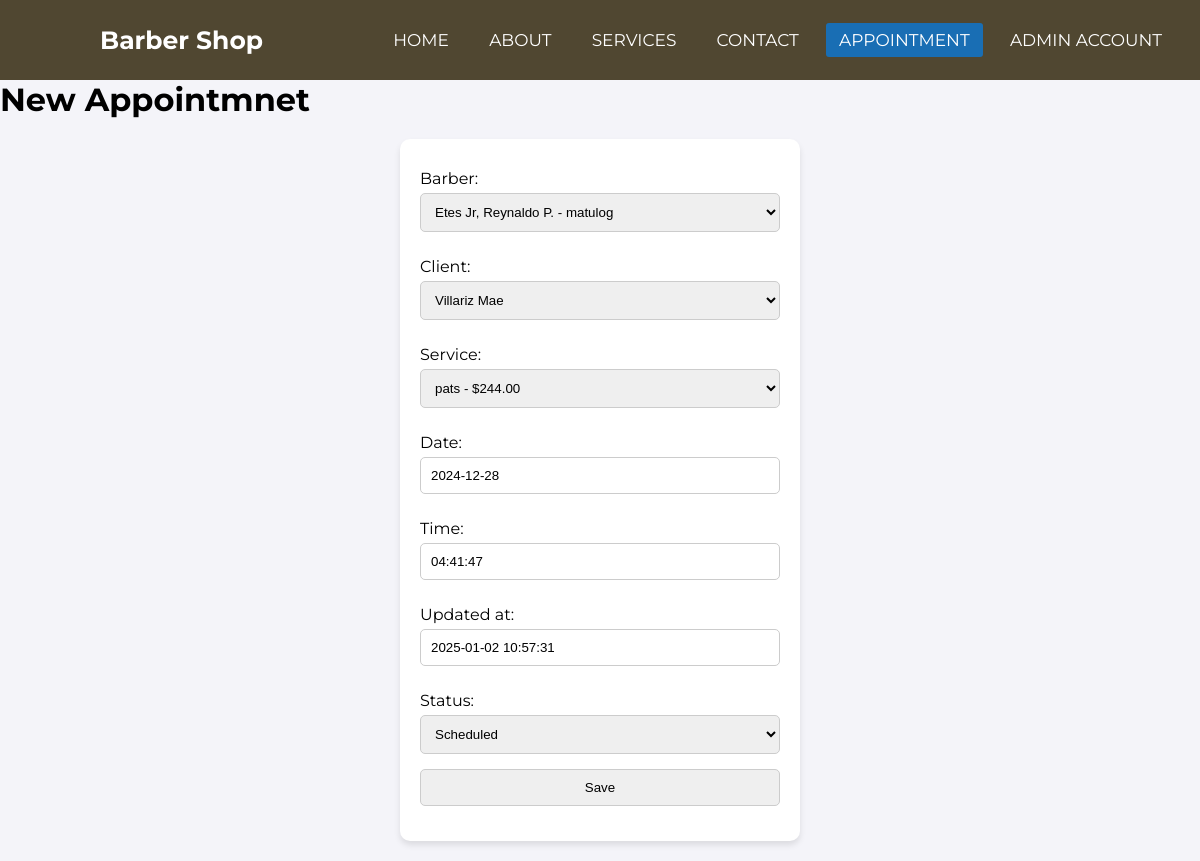
/appointment/2/edit, run on the app's committed database.
### app/models.py (models this page shows, shortened)
class Appointment(models.Model):
    barber = models.ForeignKey(Barber, on_delete=models.CASCADE, related_name="appointments")
    client = models.ForeignKey(Client, on_delete=models.CASCADE, related_name="appointments")
    service = models.ForeignKey(Service, on_delete=models.CASCADE, related_name="appointments")
    date = models.DateField()
    time = models.TimeField()
    created_at = models.DateTimeField(default=timezone.now)
    updated_at = models.DateTimeField(default=timezone.now)
    status = models.CharField(max_length=20, choices=[
        ('scheduled', 'Scheduled'),
        ('completed', 'Completed'),
        ('canceled', 'Canceled')
    ], default='scheduled')
    notes = models.TextField(blank=True, null=True)

### app/views.py (the view)
# urls.py: path('appointment/<int:pk>/edit', AppointmentUpdateView.as_view(), name='appointment_update'),
class AppointmentUpdateView(UpdateView):
    model = Appointment
    fields = ['barber', 'client', 'service', 'date', 'time', 'updated_at', 'status']
    exclude = ['created_at']
    template_name = 'app/appointment_update.html'

### app/models.py (called while the page is built)
    def __str__(self):
        return f"{self.name} - {self.specialty if self.specialty else 'General Barber'}"

    def __str__(self):
        return f"{self.firstname} "  f"{self.lastname}"

    def __str__(self):
        return f"{self.name} - ${self.price}"

### app/Templates/app/appointment_update.html (shortened to what this page needs)
{% extends 'app/base.html' %}
{% load static %}
{% block content %}
    <h1> New Appointmnet</h1>
    <form action="{% url 'appointment_update' appointment.pk %}" method="post">
        {{form.as_p}}
        <input type="submit" value="Save">
    </form>
{% endblock content %}

### static/css/base.css (style rules this page uses)
body { margin: 0; font-family: Arial, sans-serif; background-color: #f4f4f9; }
form { max-width: 400px; margin: 20px auto; padding: 20px; background: white; border-radius: 10px; box-shadow: 0 4px 6px rgba(0, 0, 0, 0.1); }
form label { display: block; margin: 10px 0 5px; }
form input, form select, form button { width: 100%; padding: 10px; margin-bottom: 15px; border: 1px solid #ccc; border-radius: 5px; }

### static/css/navbar.css (style rules this page uses)
* { padding: 0; margin: 0; text-decoration: none; list-style: none; box-sizing: border-box; }
body { font-family: "Montserrat", sans-serif; }

### data on the page
Appointment: barber "Etes Jr, Reynaldo P. - matulog", client "Villariz Mae", service "pats - $244.00", date "2024-12-28", time "04:41:47", updated_at "2025-01-02 10:57:31", status "Scheduled"
